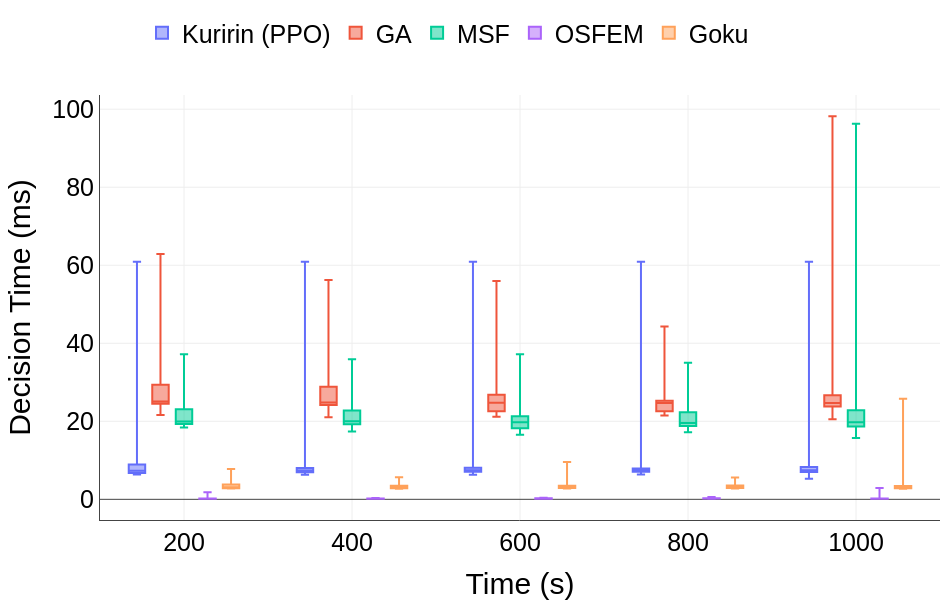

Notebook source saved alongside this figure:
### Code cell
dicio_csv_kuririn["decision_time_ms"] = tc.substituir_outliers_por_bigode_6x(
    dicio_csv_kuririn["decision_time_ms"]
)
print(tc.percentual_outliers(dicio_csv_kuririn["decision_time_ms"]))

data = {
    "Time (s)": tempos,
    "Kuririn (PPO)": dicio_csv_kuririn["decision_time_ms"],
    "GA": dicio_csv_GA["decision_time_ms"],
    "MSF": dicio_csv_MSF["decision_time_ms"],
    "OSFEM": dicio_csv_osfem["decision_time_ms"],
    "Goku": dicio_csv_goku["decision_time_ms"],
    # 'Goku': dicio_csv_vegeta["decision_time_ms"],
}

df = pd.DataFrame(data)

df_long = df.melt(id_vars=["Time (s)"], var_name="Method", value_name="Decision Time (ms)")

# Criando o gráfico de box plot
fig = px.box(
    df_long,
    x="Time (s)",
    y="Decision Time (ms)",
    color="Method",
    title=None,
    orientation="v",
    points=False,
)

fig.update_traces(quartilemethod="inclusive")


draft_template = go.layout.Template()
draft_template.layout.annotations = [
    dict(
        name="draft watermark",
        text="",
        textangle=-30,
        opacity=0.1,
        font=dict(color="black", size=100),
        xref="paper",
        yref="paper",
        x=0.5,
        y=0.5,
        showarrow=False,
    )
]

fig.update_layout(
    yaxis=dict(showline=True, showgrid=True),
    xaxis=dict(showline=True, showgrid=True),
    legend_title=None,
    margin=dict(l=100, r=10, b=80, t=25),
    autosize=True,
    width=950,
    height=600,
    template=draft_template,
    legend=dict(x=0.05, y=1.2, traceorder="normal", orientation="h"),
    font=dict(family="Arial", size=25, color="Black"),
)

# Exibindo o gráfico
fig.show()

### Figure 1 — Plotly figure (JSON) as saved in the notebook; plotly's stock layout.template omitted (floating-point values rounded to 4 significant figures; data arrays with more than 128 entries replaced by an {"elided": "..."} marker saying what was removed)
{"data": [{"alignmentgroup": "True", "boxpoints": false, "hovertemplate": "Method=Kuririn (PPO)<br>Time (s)=%{x}<br>Decision Time (ms)=%{y}<extra></extra>", "legendgroup": "Kuririn (PPO)", "marker": {"color": "#636efa"}, "name": "Kuririn (PPO)", "notched": false, "offsetgroup": "Kuririn (PPO)", "orientation": "v", "quartilemethod": "inclusive", "showlegend": true, "type": "box", "x": {"elided": "3582 int values"}, "x0": " ", "xaxis": "x", "y": {"elided": "3582 float values"}, "y0": " ", "yaxis": "y"}, {"alignmentgroup": "True", "boxpoints": false, "hovertemplate": "Method=GA<br>Time (s)=%{x}<br>Decision Time (ms)=%{y}<extra></extra>", "legendgroup": "GA", "marker": {"color": "#EF553B"}, "name": "GA", "notched": false, "offsetgroup": "GA", "orientation": "v", "quartilemethod": "inclusive", "showlegend": true, "type": "box", "x": {"elided": "3582 int values"}, "x0": " ", "xaxis": "x", "y": {"elided": "3582 str values"}, "y0": " ", "yaxis": "y"}, {"alignmentgroup": "True", "boxpoints": false, "hovertemplate": "Method=MSF<br>Time (s)=%{x}<br>Decision Time (ms)=%{y}<extra></extra>", "legendgroup": "MSF", "marker": {"color": "#00cc96"}, "name": "MSF", "notched": false, "offsetgroup": "MSF", "orientation": "v", "quartilemethod": "inclusive", "showlegend": true, "type": "box", "x": {"elided": "3582 int values"}, "x0": " ", "xaxis": "x", "y": {"elided": "3582 str values"}, "y0": " ", "yaxis": "y"}, {"alignmentgroup": "True", "boxpoints": false, "hovertemplate": "Method=OSFEM<br>Time (s)=%{x}<br>Decision Time (ms)=%{y}<extra></extra>", "legendgroup": "OSFEM", "marker": {"color": "#ab63fa"}, "name": "OSFEM", "notched": false, "offsetgroup": "OSFEM", "orientation": "v", "quartilemethod": "inclusive", "showlegend": true, "type": "box", "x": {"elided": "3582 int values"}, "x0": " ", "xaxis": "x", "y": {"elided": "3582 str values"}, "y0": " ", "yaxis": "y"}, {"alignmentgroup": "True", "boxpoints": false, "hovertemplate": "Method=Goku<br>Time (s)=%{x}<br>Decision Time (ms)=%{y}<extra></extra>", "legendgroup": "Goku", "marker": {"color": "#FFA15A"}, "name": "Goku", "notched": false, "offsetgroup": "Goku", "orientation": "v", "quartilemethod": "inclusive", "showlegend": true, "type": "box", "x": {"elided": "3582 int values"}, "x0": " ", "xaxis": "x", "y": {"elided": "3582 str values"}, "y0": " ", "yaxis": "y"}], "layout": {"autosize": true, "boxmode": "group", "font": {"color": "Black", "family": "Arial", "size": 25}, "height": 600, "legend": {"orientation": "h", "title": {}, "tracegroupgap": 0, "traceorder": "normal", "x": 0.05, "y": 1.2}, "margin": {"b": 80, "l": 100, "r": 10, "t": 25}, "width": 950, "xaxis": {"anchor": "y", "domain": [0, 1], "showgrid": true, "showline": true, "title": {"text": "Time (s)"}}, "yaxis": {"anchor": "x", "domain": [0, 1], "showgrid": true, "showline": true, "title": {"text": "Decision Time (ms)"}}}}
